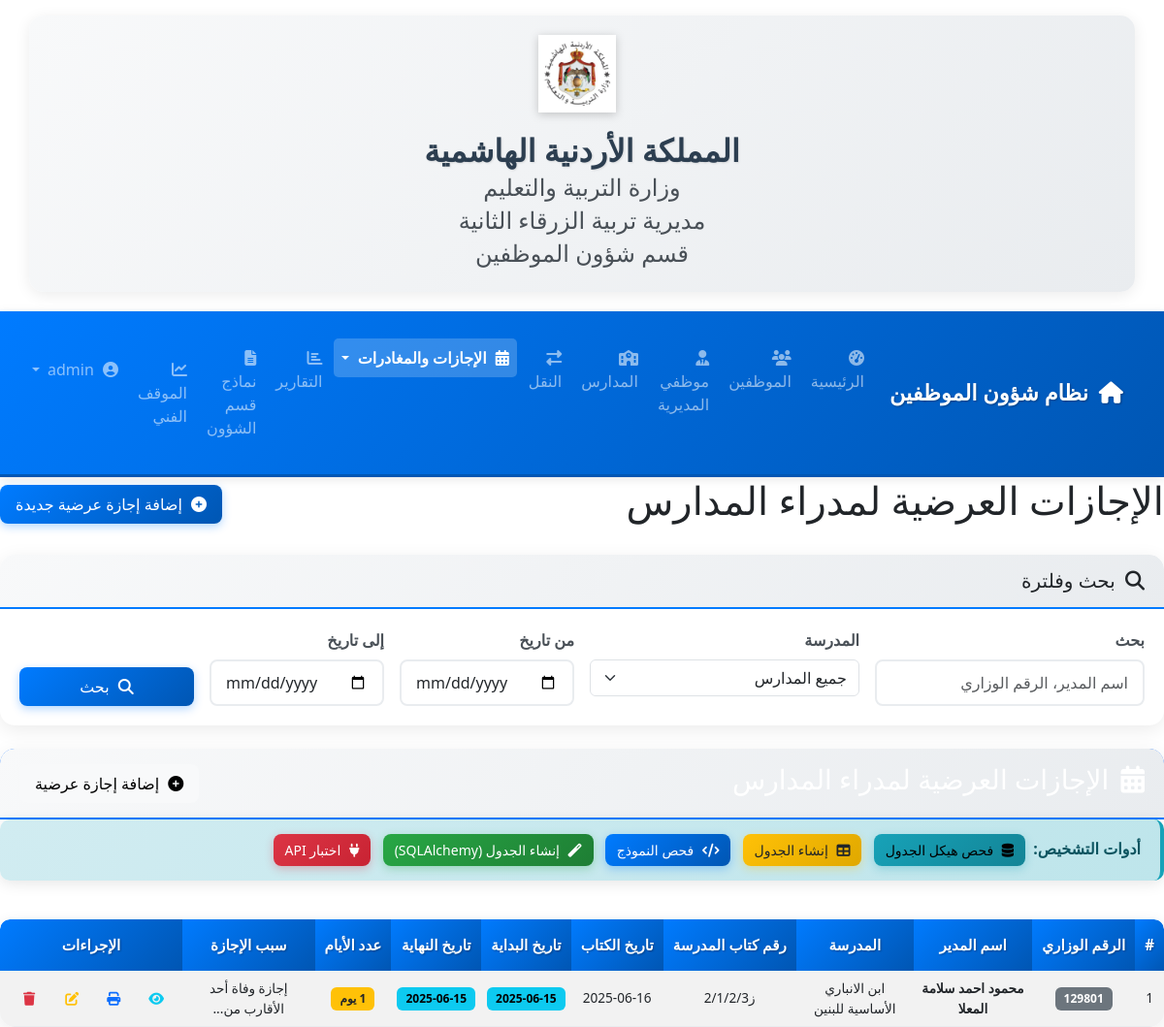
The page /principal_casual_leaves (signed in) on the database its author committed.
### models.py (models this page shows, shortened)
class PrincipalCasualLeave(db.Model):
    __tablename__ = 'principal_casual_leaves'
    id = db.Column(db.Integer, primary_key=True)
    employee_id = db.Column(db.Integer, db.ForeignKey('employee.id'), nullable=False)  # الموظف (مدير المدرسة)
    school_id = db.Column(db.Integer, db.ForeignKey('school.id'), nullable=False)  # المدرسة
    school_letter_number = db.Column(db.String(100), nullable=False)  # رقم كتاب المدرسة
    school_letter_date = db.Column(db.Date, nullable=False)  # تاريخ كتاب المدرسة
    leave_reason = db.Column(db.Text, nullable=False)  # سبب الإجازة
    start_date = db.Column(db.Date, nullable=False)  # تاريخ بداية الإجازة
    end_date = db.Column(db.Date, nullable=False)  # تاريخ نهاية الإجازة
    days_count = db.Column(db.Integer, nullable=False)  # عدد أيام الإجازة
    notes = db.Column(db.Text, nullable=True)  # ملاحظات إضافية
    created_at = db.Column(db.DateTime, default=datetime.utcnow)
    updated_at = db.Column(db.DateTime, default=datetime.utcnow, onupdate=datetime.utcnow)
    employee = db.relationship('Employee', backref=db.backref('principal_casual_leaves', lazy=True))
    school = db.relationship('School', backref=db.backref('principal_casual_leaves', lazy=True))

class Employee(db.Model):
    id = db.Column(db.Integer, primary_key=True)
    ministry_number = db.Column(db.String(20), unique=True, nullable=False)  # الرقم الوزاري
    name = db.Column(db.String(100), nullable=False)  # الاسم
    civil_id = db.Column(db.String(20), unique=True, nullable=False)  # الرقم المدني (changed from national_id)
    gender = db.Column(db.String(10), nullable=False)  # الجنس
    job_title = db.Column(db.String(50), nullable=False)  # الوظيفة
    qualification = db.Column(db.String(50), nullable=False)  # المؤهل
    bachelor_specialization = db.Column(db.String(100))  # تخصص بكالوريوس
    high_diploma_specialization = db.Column(db.String(100))  # تخصص دبلوم العالي
    masters_specialization = db.Column(db.String(100))  # تخصص ماجستير
    phd_specialization = db.Column(db.String(100))  # تخصص دكتوراه
    subject = db.Column(db.String(100))  # المبحث الدراسي
    phone_number = db.Column(db.String(20))  # رقم الهاتف
    appointment_date = db.Column(db.Date, nullable=False)  # تاريخ التعيين
    school_id = db.Column(db.Integer, db.ForeignKey('school.id'), nullable=False)  # المدرسة
    is_directorate_employee = db.Column(db.Boolean, default=False)  # موظف مديرية
    school = db.relationship('School', backref=db.backref('employees', lazy=True))
    transfers = db.relationship('Transfer', backref='employee', lazy=True, cascade="all, delete-orphan")
    leaves = db.relationship('Leave', backref='employee', lazy=True, cascade="all, delete-orphan")
    leave_balances = db.relationship('LeaveBalance', backref='employee', lazy=True, cascade="all, delete-orphan")
    converted_departures = db.relationship('ConvertedDeparture', backref='employee', lazy=True, cascade="all, delete-orphan")
    monthly_departure_balances = db.relationship('MonthlyDepartureBalance', backref='employee', lazy=True, cascade="all, delete-orphan")

class School(db.Model):
    id = db.Column(db.Integer, primary_key=True)
    name = db.Column(db.String(100), nullable=False)  # اسم المدرسة
    phone = db.Column(db.String(20))  # رقم هاتف المدرسة
    address = db.Column(db.String(200))  # عنوان المدرسة
    gender = db.Column(db.String(20))  # جنس المدرسة (ذكور، إناث، مختلطة)
    region = db.Column(db.String(50))  # المنطقة

### routes/principal_leaves_routes.py (the view)
@principal_leaves.route('/principal_casual_leaves')
@login_required
@permission_required('can_view_leaves')
def principal_casual_leaves_list():
    search_term = request.args.get('search', '')
    school_filter = request.args.get('school_id', '')
    date_from = request.args.get('date_from', '')
    date_to = request.args.get('date_to', '')
    page = request.args.get('page', 1, type=int)
    per_page = 25  # عدد الإجازات في كل صفحة
    query = PrincipalCasualLeave.query
    if search_term:
        query = query.join(Employee).filter(
            (Employee.name.ilike(f'%{search_term}%')) |
            (Employee.ministry_number.ilike(f'%{search_term}%'))
        )
    if school_filter:
        query = query.filter(PrincipalCasualLeave.school_id == school_filter)
    if date_from:
        try:
            date_from_obj = datetime.strptime(date_from, '%Y-%m-%d').date()
            query = query.filter(PrincipalCasualLeave.start_date >= date_from_obj)
        except ValueError:
            flash('تنسيق تاريخ البداية غير صحيح', 'danger')
    if date_to:
        try:
            date_to_obj = datetime.strptime(date_to, '%Y-%m-%d').date()
            query = query.filter(PrincipalCasualLeave.end_date <= date_to_obj)
        except ValueError:
            flash('تنسيق تاريخ النهاية غير صحيح', 'danger')
    query = query.order_by(desc(PrincipalCasualLeave.created_at))
    paginated_leaves = query.paginate(page=page, per_page=per_page, error_out=False)
    schools = School.query.order_by(School.name).all()
    return render_template('principal_casual_leaves/list.html',
                          leaves=paginated_leaves.items,
                          pagination=paginated_leaves,
                          schools=schools,
                          search_term=search_term,
                          selected_school=int(school_filter) if school_filter else None,
                          date_from=date_from,
                          date_to=date_to)

### templates/principal_casual_leaves/list.html (shortened to what this page needs)
{% extends 'base.html' %}
{% block content %}
<div class="d-flex justify-content-between align-items-center mb-4">
    <h1>الإجازات العرضية لمدراء المدارس</h1>
    <div>
        {% if current_user.has_permission('can_add_leaves') %}
        <a href="{{ url_for('principal_leaves.add_principal_casual_leave') }}" class="btn btn-primary">
            <i class="fas fa-plus-circle"></i> إضافة إجازة عرضية جديدة
        </a>
        {% endif %}
    </div>
</div>
<div class="card mb-4">
    <div class="card-header bg-light">
        <h5 class="mb-0"><i class="fas fa-search"></i> بحث وفلترة</h5>
    </div>
    <div class="card-body">
        <form method="get" action="{{ url_for('principal_leaves.principal_casual_leaves_list') }}">
            <div class="row g-3">
                <div class="col-md-3">
                    <label for="search" class="form-label">بحث</label>
                    <input type="text" class="form-control" id="search" name="search" placeholder="اسم المدير، الرقم الوزاري" value="{{ search_term }}">
                </div>
                <div class="col-md-3">
                    <label for="school_id" class="form-label">المدرسة</label>
                    <select class="form-select" id="school_id" name="school_id">
                        <option value="">جميع المدارس</option>
                    </select>
                </div>
                <div class="col-md-2">
                    <label for="date_from" class="form-label">من تاريخ</label>
                    <input type="date" class="form-control" id="date_from" name="date_from" value="{{ date_from }}">
                </div>
                <div class="col-md-2">
                    <label for="date_to" class="form-label">إلى تاريخ</label>
                    <input type="date" class="form-control" id="date_to" name="date_to" value="{{ date_to }}">
                </div>
                <div class="col-md-2 d-flex align-items-end">
                    <button type="submit" class="btn btn-primary w-100">
                        <i class="fas fa-search"></i> بحث
                    </button>
                </div>
            </div>
        </form>
    </div>
</div>
<div class="card">
    <div class="card-header bg-primary text-white d-flex justify-content-between align-items-center">
        <h3><i class="fas fa-calendar-alt"></i> الإجازات العرضية لمدراء المدارس</h3>
        {% if current_user.has_permission('can_add_leaves') %}
        <a href="{{ url_for('principal_leaves.add_principal_casual_leave') }}" class="btn btn-light">
            <i class="fas fa-plus-circle"></i> إضافة إجازة عرضية
        </a>
        {% endif %}
    </div>
    <div class="alert alert-info">
        <strong>أدوات التشخيص:</strong>
        <a href="{{ url_for('principal_leaves.debug_check_table_structure') }}" class="btn btn-sm btn-info mx-1" target="_blank">
            <i class="fas fa-database"></i> فحص هيكل الجدول
        </a>
        <a href="{{ url_for('principal_leaves.debug_create_table') }}" class="btn btn-sm btn-warning mx-1" target="_blank">
            <i class="fas fa-table"></i> إنشاء الجدول
        </a>
        <a href="{{ url_for('principal_leaves.debug_check_model') }}" class="btn btn-sm btn-primary mx-1" target="_blank">
            <i class="fas fa-code"></i> فحص النموذج
        </a>
        <a href="{{ url_for('principal_leaves.debug_create_table_sqlalchemy') }}" class="btn btn-sm btn-success mx-1" target="_blank">
            <i class="fas fa-magic"></i> إنشاء الجدول (SQLAlchemy)
        </a>
        <button id="test-api" class="btn btn-sm btn-danger mx-1">
            <i class="fas fa-plug"></i> اختبار API
        </button>
    </div>
    <div class="card-body p-0">
        <div class="table-responsive">
            <table class="table table-striped table-hover mb-0">
                <thead class="table-dark">
                    <tr>
                        <th>#</th>
                        <th>الرقم الوزاري</th>
                        <th>اسم المدير</th>
                        <th>المدرسة</th>
                        <th>رقم كتاب المدرسة</th>
                        <th>تاريخ الكتاب</th>
                        <th>تاريخ البداية</th>
                        <th>تاريخ النهاية</th>
                        <th>عدد الأيام</th>
                        <th>سبب الإجازة</th>
                        <th>الإجراءات</th>
                    </tr>
                </thead>
                <tbody>
                    {% for leave in leaves %}
                    <tr>
                        <td>{{ (pagination.page - 1) * pagination.per_page + loop.index }}</td>
                        <td>
                            <span class="badge bg-secondary">{{ leave.employee.ministry_number }}</span>
                        </td>
                        <td>
                            <strong>{{ leave.employee.name }}</strong>
                        </td>
                        <td>{{ leave.school.name }}</td>
                        <td>{{ leave.school_letter_number }}</td>
                        <td>{{ leave.school_letter_date.strftime('%Y-%m-%d') }}</td>
                        <td>
                            <span class="badge bg-info">{{ leave.start_date.strftime('%Y-%m-%d') }}</span>
                        </td>
                        <td>
                            <span class="badge bg-info">{{ leave.end_date.strftime('%Y-%m-%d') }}</span>
                        </td>
                        <td>
                            <span class="badge bg-warning text-dark">{{ leave.days_count }} يوم</span>
                        </td>
                        <td>{{ leave.leave_reason|truncate(30) }}</td>
                        <td>
                            <div class="btn-group" role="group">
                                <a href="{{ url_for('principal_leaves.view_principal_casual_leave', id=leave.id) }}" class="btn btn-sm btn-outline-info" title="عرض">
                                    <i class="fas fa-eye"></i>
                                </a>
                                <a href="{{ url_for('principal_leaves.print_principal_casual_leave', id=leave.id) }}" class="btn btn-sm btn-outline-primary" title="طباعة" target="_blank">
                                    <i class="fas fa-print"></i>
                                </a>
                                {% if current_user.has_permission('can_edit_leaves') %}
                                <a href="{{ url_for('principal_leaves.edit_principal_casual_leave', id=leave.id) }}" class="btn btn-sm btn-outline-warning" title="تعديل">
                                    <i class="fas fa-edit"></i>
                                </a>
                                {% endif %}
                                {% if current_user.has_permission('can_delete_leaves') %}
                                <form method="POST" action="{{ url_for('principal_leaves.delete_principal_casual_leave', id=leave.id) }}" style="display:inline;">
                                    <button type="submit" class="btn btn-sm btn-outline-danger" title="حذف" onclick="return window.confirm('هل أنت متأكد من حذف هذه الإجازة العرضية؟')">
                                        <i class="fas fa-trash"></i>
                                    </button>
                                </form>
                                {% endif %}
                            </div>
                        </td>
                    </tr>
                    {% endfor %}
                </tbody>
            </table>
        </div>
    </div>
</div>
{% endblock %}

### rows shown on the page
PrincipalCasualLeave: (pagination.page-1)*pagination.per_page+loop.index "1", employee.ministry_number "129801", employee.name "محمود احمد سلامة المعلا", school.name "ابن الانباري الأساسية للبنين", school_letter_number "ز2/1/2/3", school_letter_date "2025-06-16", start_date "2025-06-15", end_date "2025-06-15", days_count "1", leave_reason "إجازة وفاة أحد الأقارب من..."
